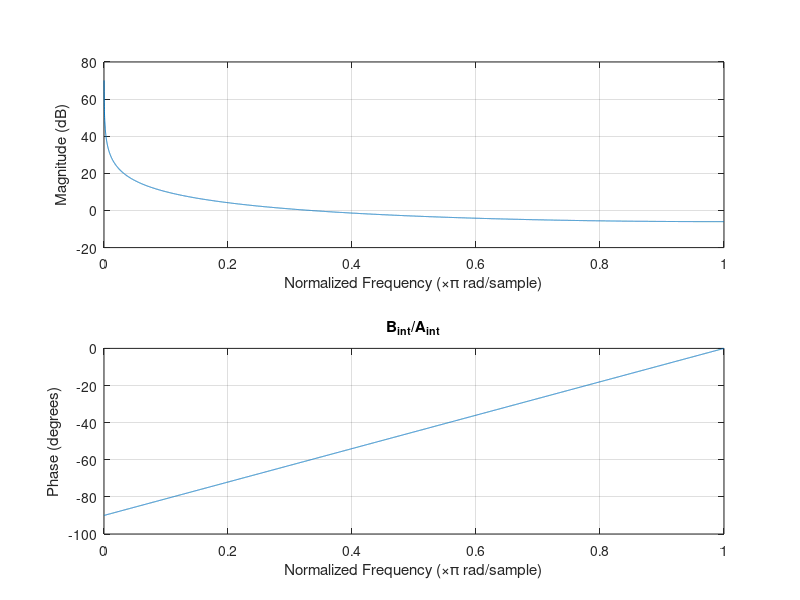
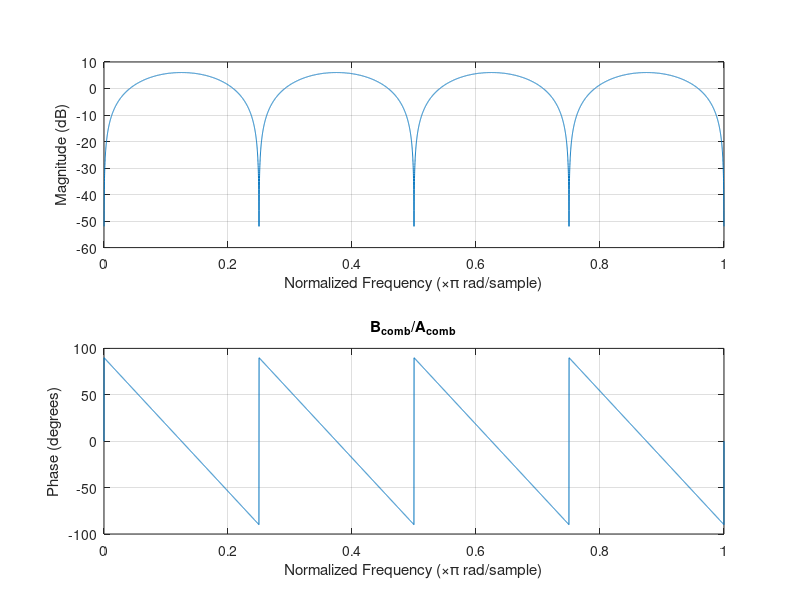
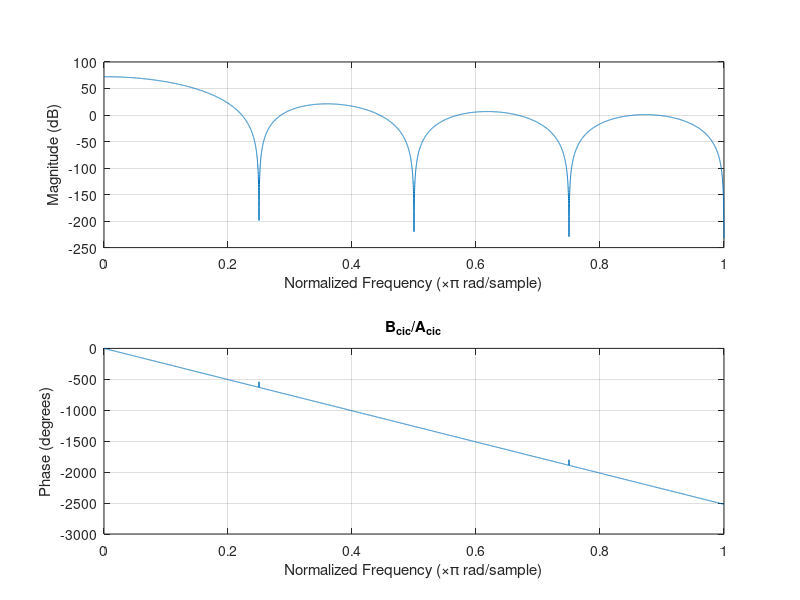
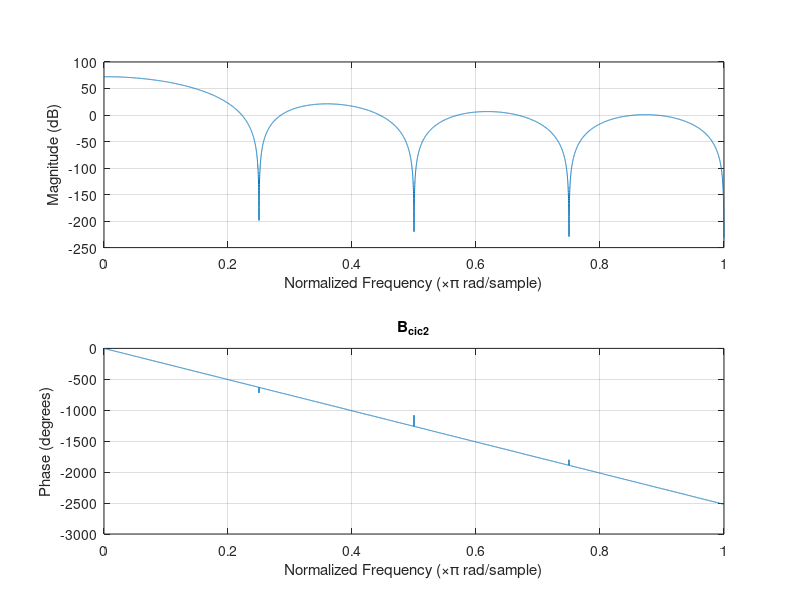

Write MATLAB code to recreate these figures, in order.
% CIC Filters
clear all;close all;clc;

% Building Blocks

%% Integrator
B_int = [1];
A_int = [1 -1];
K = 1e4;
figure('name', 'B_int, A_int');
freqz(B_int,A_int,K);
title('B_{int}/A_{int}');

%% Comb
R = 8;
M = 1;
B_comb = [1 zeros(1,R*M-1) -1];
A_comb = [1];
K = 1e4;
figure('name','B_comb/A_comb');
freqz(B_comb,A_comb,K);
title('B_{comb}/A_{comb}');

%% Combination
K = 1e4;
% The number of cascaded integrator and comb stages (N of each!):
N = 3;
% NOTE: since this script does not explicitly handle overflow, increasing
% N can very quickly result in numerically unstable results.
B_cic = conv(B_int, B_comb);
A_cic = conv(A_int, A_comb);
B_cic2 = ones(1,R*M);

% Exponentiate polynomials
for n = 2:N
    B_cic = conv(B_cic, B_cic);
    A_cic = conv(A_cic, A_cic);
    B_cic2 = conv(B_cic2, B_cic2);
end
% B_cic2 = round(B_cic2*power(2,31)-1); % fixed-point coeffs
A_cic2 = [1 zeros(1, length(B_cic2 - 1))];

% B_cic2 = B_cic2/2^12; % Normalize to 1 for N = 3
figure('name', 'B_cic, A_cic');
freqz(B_cic,A_cic,K);
title('B_{cic}/A_{cic}');

figure('name', 'B_cic2');
freqz(B_cic2,A_cic2,K);
title('B_{cic2}');

figure('name', 'B_int/A_int')
zplane(B_int,A_int);
title('B_{int}/A_{int}');

figure('name', 'B_comb/A_comb')
zplane(B_comb,A_comb);
title('B_{comb}/A_{comb}');

figure('name', 'B_cic');
zplane(B_cic);
title('B_{cic}');

figure('name', 'A_cic');
zplane(A_cic);
title('A_{cic}');

figure('name', 'B_cic/A_cic');
zplane(B_cic,A_cic);
title('B_{cic}/A_{cic}');

figure('name', 'B_cic2');
zplane(B_cic2);
title('B_{cic2}');

%% Save to Files
[H,W] = freqz(B_cic2, A_cic2, K);
[z,p,k] = tf2zp(B_cic2, A_cic2);

% Account for Fuzziness
% fuzz=1/80;
% [idx, centroids] = kmeans(z,8)
% zpl

fileName = 'freqzCIC-as-FIR.txt';
fh = fopen(fileName, 'w');
if fh ~= -1
    fprintf(fh, '%s,%s,%s\n', 'abs(H)', 'angle(H)', 'W');
    fclose(fh);
end
dlmwrite(fileName, [abs(H) unwrap(angle(H)) W], '-append', 'delimiter', ',', 'newline', 'unix');

fileName = 'polesCIC-as-FIR.txt';
fh = fopen(fileName, 'w');
if fh ~= -1
    fprintf(fh, '%s,%s\n', 'abs(p)', 'angle(p)');
    fclose(fh);
end
dlmwrite(fileName, [abs(p) angle(p)], '-append', 'delimiter', ',', 'newline', 'unix');

fileName = 'zerosCIC-as-FIR.txt';
fh = fopen(fileName, 'w');
if fh ~= -1
    fprintf(fh, '%s,%s\n', 'abs(z)', 'angle(z)');
    fclose(fh);
end
dlmwrite(fileName, [abs(z) angle(z)], '-append', 'delimiter', ',', 'newline', 'unix');